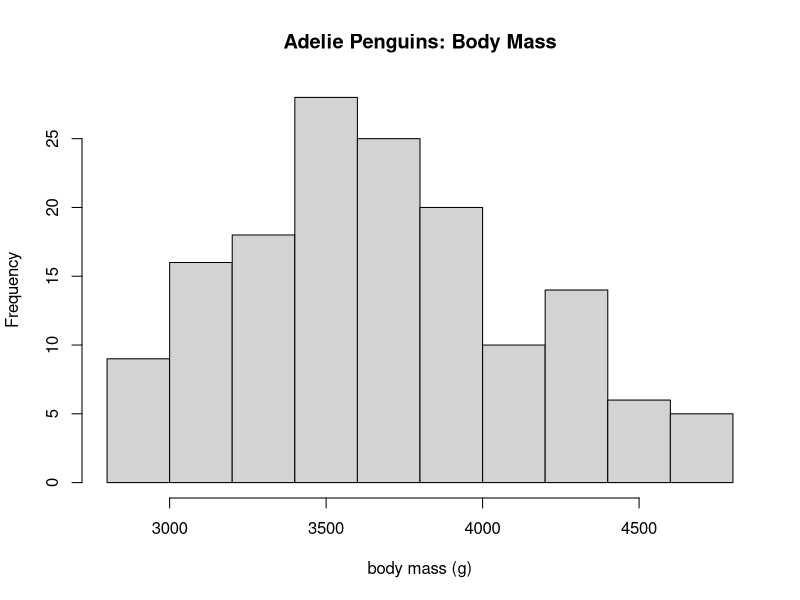
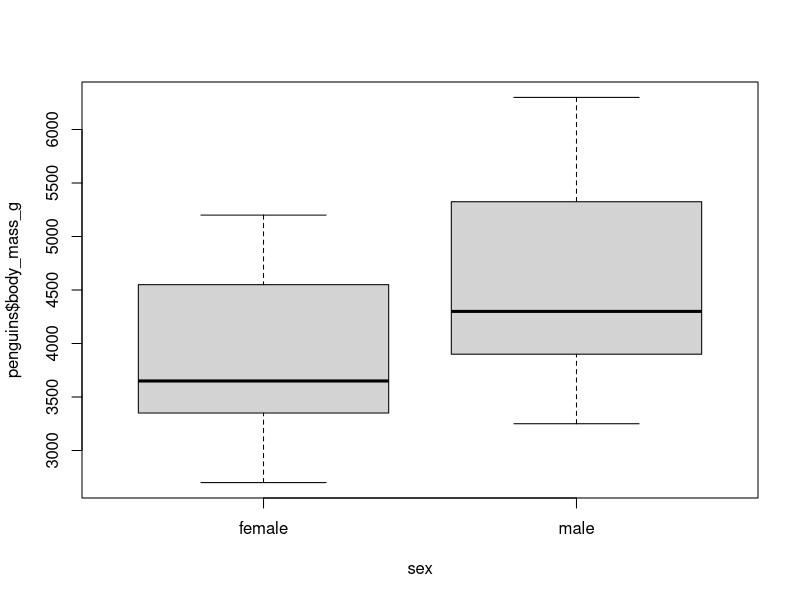

Write the R code that produced these figures, in order.
require(palmerpenguins)
dat_ade = droplevels(subset(penguins, species == "Adelie"))
hist(dat_ade$body_mass_g, main = "Adelie Penguins: Body Mass", xlab = "body mass (g)")
boxplot(penguins$body_mass_g~ sex, data = penguins)
sex_f = droplevels(subset(dat_ade, sex == "female"))
sex_m = droplevels(subset(dat_ade, sex == "male"))
t.test(sex_f$body_mass_g, mu = 0)


